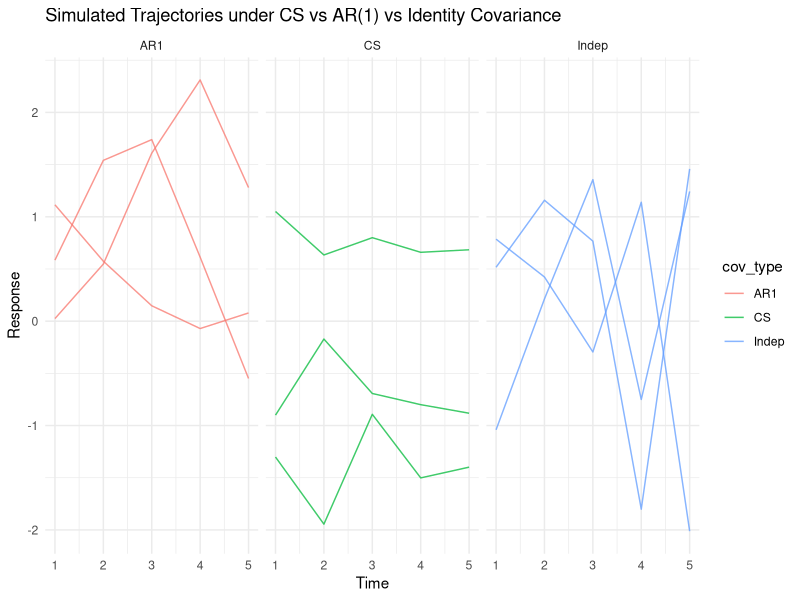
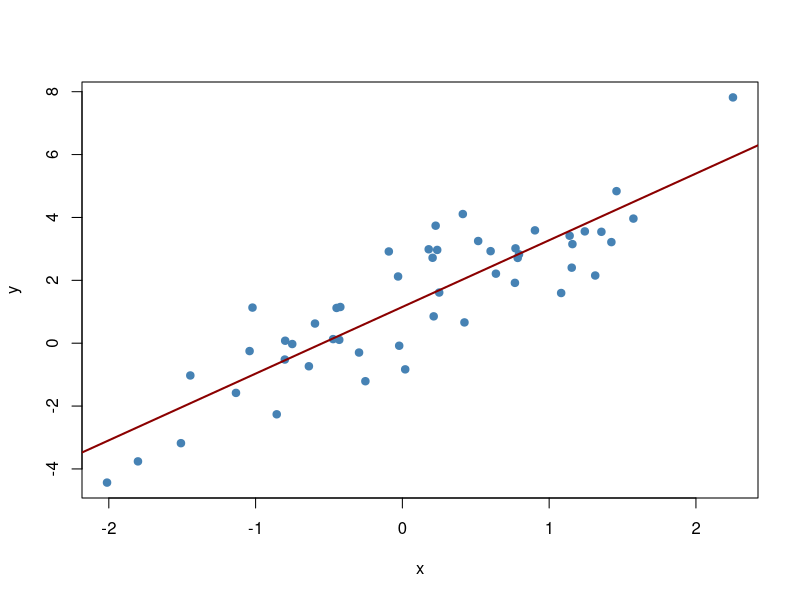
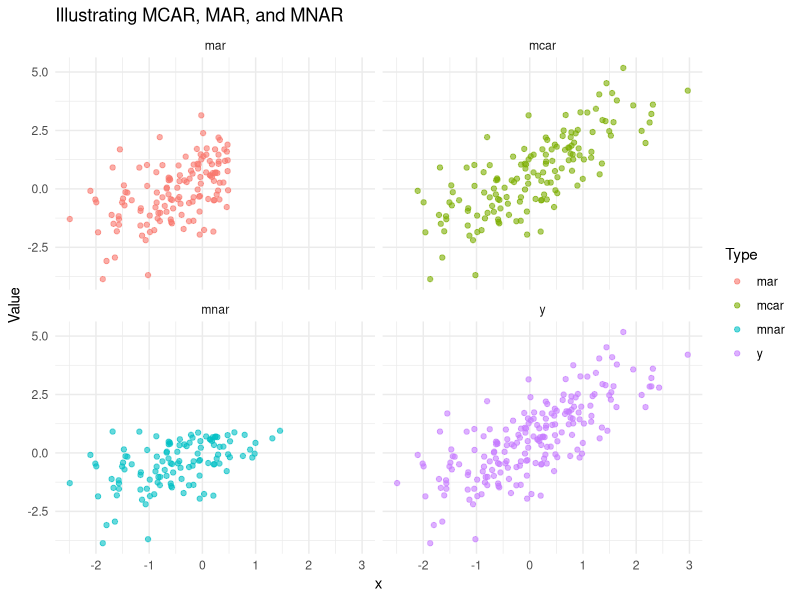

Reproduce these figures in R, in order.
## ---- chunk 1
#| echo: true

set.seed(667)

# Parameters
n_subj <- 3
n_time <- 5
time <- 1:n_time

# Compound symmetry covariance (rho constant)
rho_cs <- 0.75
Sigma_cs <- matrix(rho_cs, n_time, n_time)
diag(Sigma_cs) <- 1

# AR(1) covariance (rho decays with lag)
rho_ar1 <- 0.75
Sigma_ar1 <- rho_ar1 ^ abs(row(Sigma_cs) - col(Sigma_cs))

# Indep covariance (rho is 0)
rho_in <- 0
Sigma_in <- matrix(rho_in, n_time, n_time)
diag(Sigma_in) <- 1

# Simulate data
library(MASS)
sim_cs  <- MASS::mvrnorm(n_subj, mu = rep(0, n_time), Sigma = Sigma_cs)
sim_ar1 <- MASS::mvrnorm(n_subj, mu = rep(0, n_time), Sigma = Sigma_ar1)
sim_in <- MASS::mvrnorm(n_subj, mu = rep(0, n_time), Sigma = Sigma_in)

# Put in long format
to_long <- function(mat, type){
  data.frame(id = rep(1:nrow(mat), each = n_time),
             time = rep(time, nrow(mat)),
             y = as.vector(t(mat)),
             cov_type = type)
}
df <- rbind(to_long(sim_cs,"CS"), to_long(sim_ar1,"AR1"), to_long(sim_in,"Indep"))
## ---- chunk 2
#| echo: true
#| output-location: slide
library(ggplot2)
ggplot(df, aes(x = time, y = y, group = id, color = cov_type)) +
  geom_line(alpha = 0.75) +
  facet_wrap(~cov_type) +
  labs(title = "Simulated Trajectories under CS vs AR(1) vs Identity Covariance",
       x = "Time", y = "Response") +
  theme_minimal()
## ---- chunk 3
set.seed(667)
n <- 50; x <- rnorm(n); y <- 1 + 2*x + rnorm(n, sd=1)
fit <- lm(y ~ x)
plot(x, y, pch=19, col="steelblue")
abline(fit, col="darkred", lwd=2)
## ---- chunk 4
library(nlme)
data(Orthodont, package="nlme")
Orthodont = data.frame(Orthodont)

# Fit ML with compound symmetry vs AR1
fit_cs  <- gls(distance ~ age, correlation = corCompSymm(value = 0.5, form = ~1|Subject),data=Orthodont, method="ML")

fit_ar1 <- gls(distance ~ age, correlation = corAR1(value = 0.5, form =~age|Subject),
               data=Orthodont, method="ML")

AIC(fit_cs, fit_ar1)
## ---- chunk 5
#| echo: true
#| output-location: slide
library(ggplot2)
set.seed(667)

n <- 200
x <- rnorm(n)
y <- 0.5 + 1.2*x + rnorm(n)

# Create missingness
mar <- ifelse(x > 0.5, NA, y)      # MAR: depends on observed X
mcar <- ifelse(runif(n) < 0.3, NA, y)  # MCAR
mnar <- ifelse(y > 1, NA, y)       # MNAR: depends on actual values of Y itself, unobserved

df <- data.frame(x, y, mcar, mar, mnar)
df_long <- tidyr::pivot_longer(df, cols = c(y,mcar,mar,mnar),
                               names_to="Type", values_to="Value")

ggplot(df_long, aes(x, Value, color=Type)) +
  geom_point(alpha=0.6) +
  facet_wrap(~Type) +
  theme_minimal() +
  labs(title="Illustrating MCAR, MAR, and MNAR")
## ---- chunk 6
#| echo: true
#| output-location: slide
set.seed(667)
library(nlme)

# Simulate small dataset
dat <- data.frame(id = rep(1:20, each=3),
                  time = rep(1:3, times=20))
dat$y <- 1 + 0.5*dat$time + rnorm(60, sd=1) + rnorm(20)[dat$id]

# Fit ML and REML
fit_ml   <- lme(y ~ time, random= ~1|id, data=dat, method="ML")
fit_reml <- lme(y ~ time, random= ~1|id, data=dat, method="REML")

c("ML Var(Intercept)"   = VarCorr(fit_ml)[1, "Variance"],
  "REML Var(Intercept)" = VarCorr(fit_reml)[1, "Variance"])
